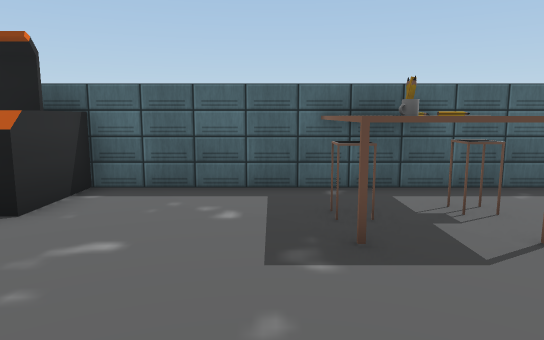
View 1 (above)

20 first-person views from a walk through a Unity game level. The camera is 1.4 m above the floor, tilts 8° down and sees 70° across. The floor is counted in squares, 1 m on a side. Each view is taken from the middle of a square. On the plan, view 1 faces up. The plan holds only what a view shows up to about 16 squares ahead; the rest is blank. The place goes on beyond the plan. The player is left out. Some surface patterns are stand-ins.

View 2
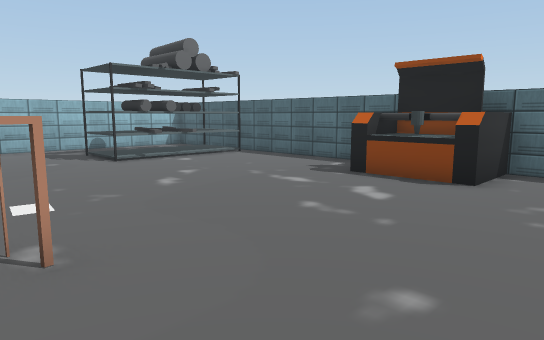

View 3
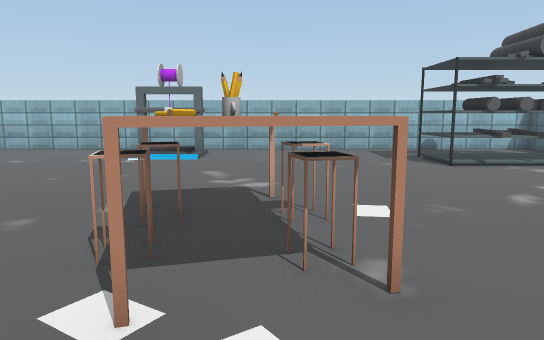

View 4
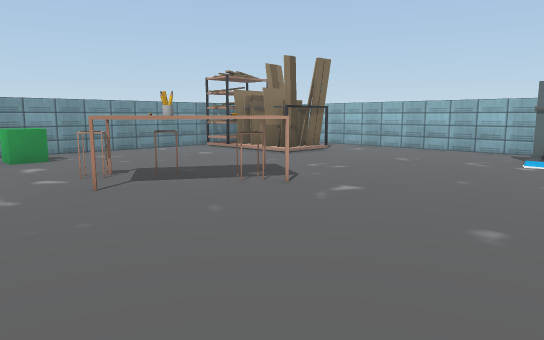

View 5
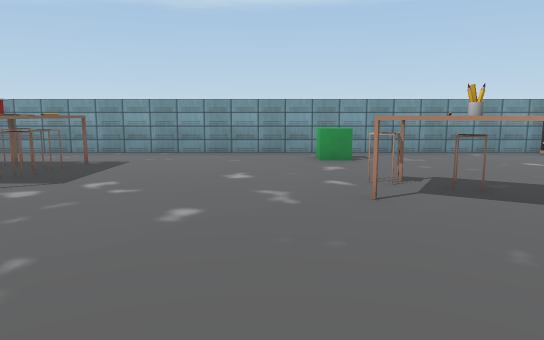

View 6
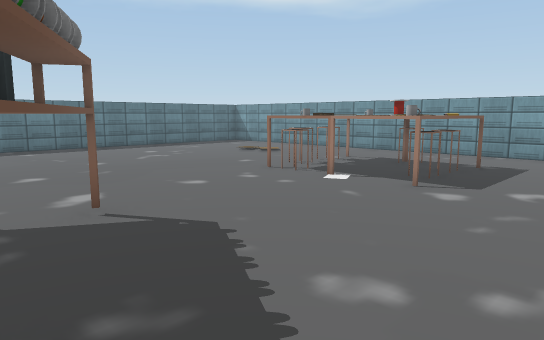

View 7
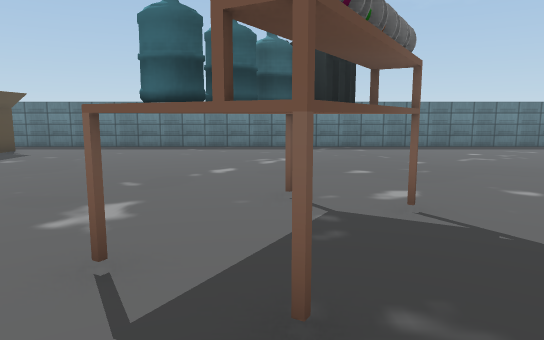

View 8
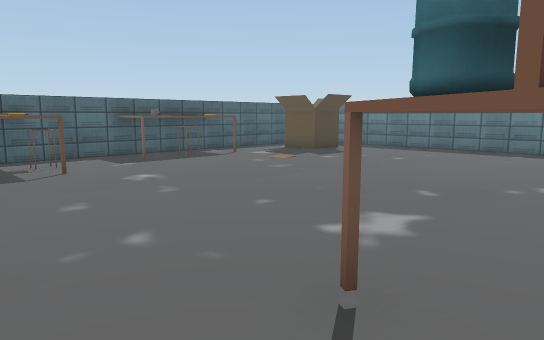

View 9
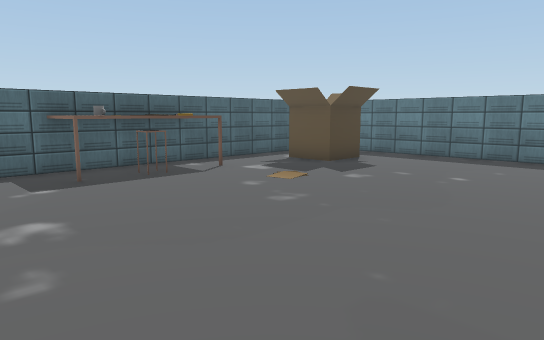

View 10
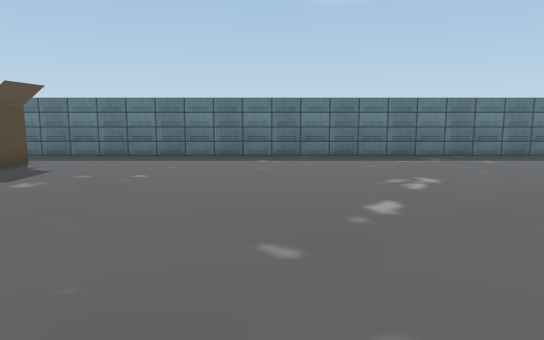

View 11
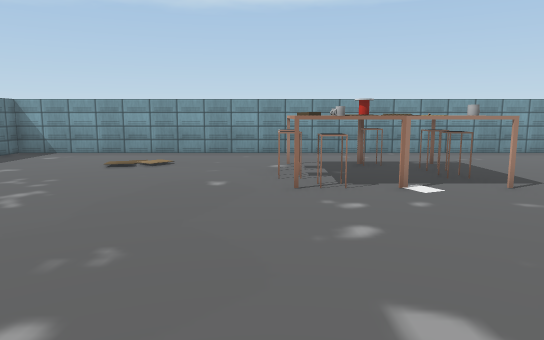

View 12
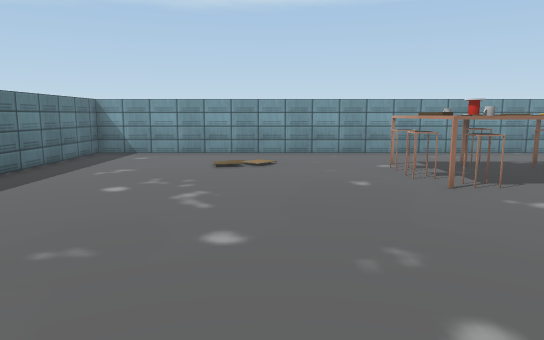

View 13
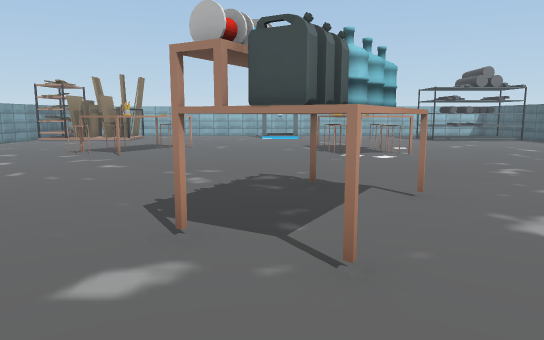

View 14
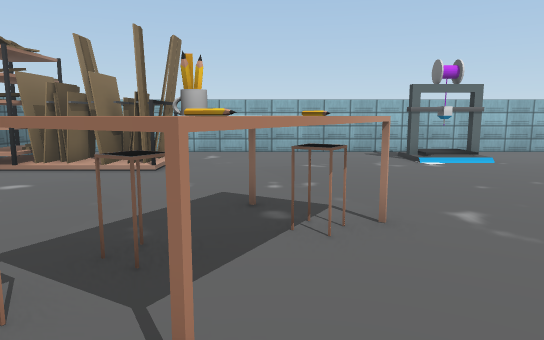

View 15
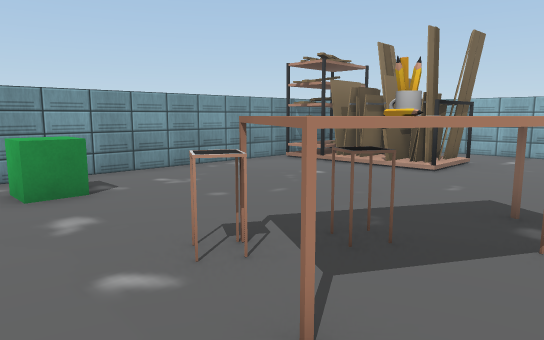

View 16
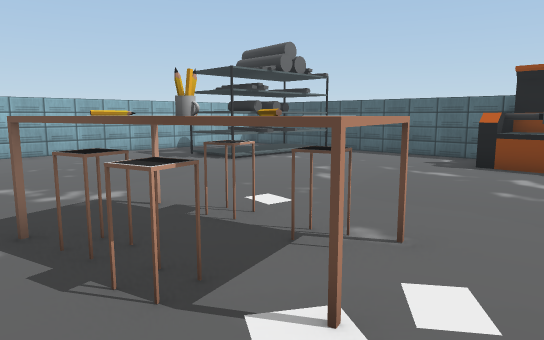

View 17
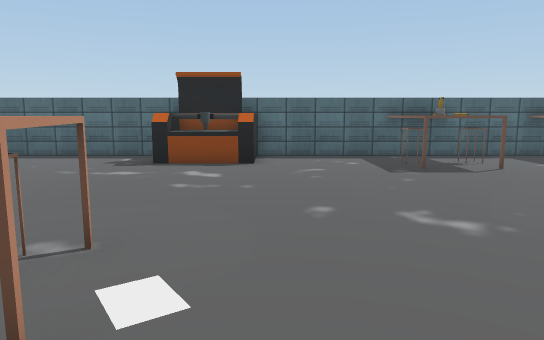

View 18
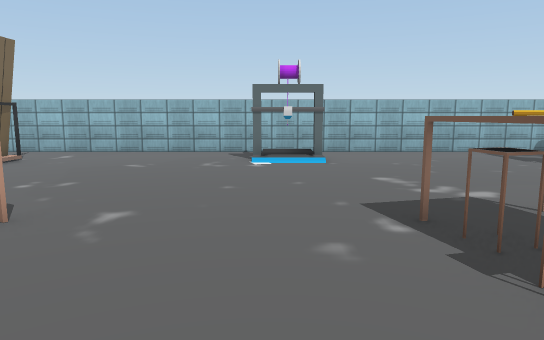

View 19
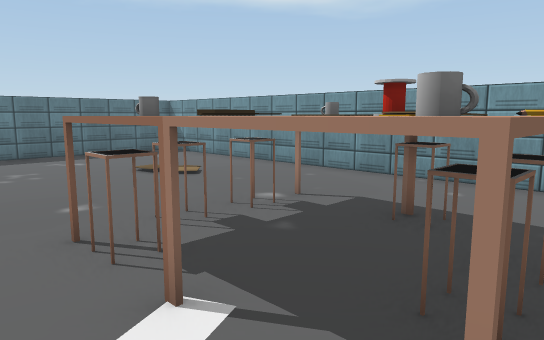

View 20
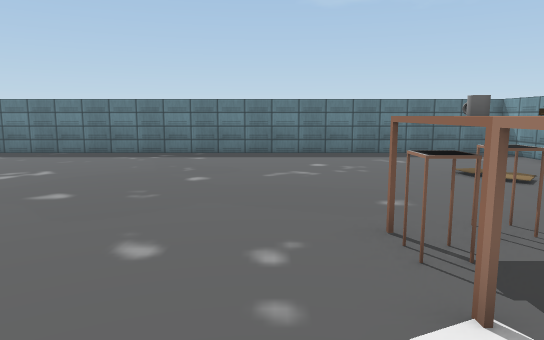

### Floor plan
Points are (right, up) in squares from view 1. A wall is a line through its corners. A room is listed if a view was taken in it or the views show most of it. See-through windows are left out.
Room 1 (views 1, 2, 3, 4, 5, 6, 7, 8, 9, 10, 11, 12, 13, 14, 15, 16, 17, 18, 19, 20)
walls: (-6.1, 7.5) (-13.4, 7.5); (-13.1, -20.5) (16.5, -20.5) (16.5, 5.6); (14.5, 7.5) (-4.4, 7.5); (-17, 7.5) (-18, 7.5) (-18, -18.9); (-16.6, -20.5) (-15.1, -20.5)
objects: other object (-16, -8) to (-15, -5); shelf (-15, 2) to (-12, 7); table (-9, -14) to (-5, -11); table (-8, -5) to (-5, -2); other object (-6, 5) to (-4, 7); green cube (-5, -19) to (-5, -18); shelf (1, -8) to (6, -4); table (1, 4) to (3, 7); table (2, -17) to (4, -14); table (5, -17) to (7, -14); table (6, 6) to (10, 7); other object (13, 4) to (14, 6)
Room 2 (no view inside)
walls: (-15.1, -20.5) (-13.1, -20.5)
objects: shelf (-15, -20) to (-13, -15)

Positions as (right, up) in squares from view 1, and headings:
1: (0, 0), facing up
2: (-1, -3), facing up-left
3: (-2, -3), facing left
4: (-2, -5), facing down-left
5: (-3, -6), facing down
6: (-1, -6), facing down-right
7: (-1, -6), facing right
8: (0, -6), facing up-right
9: (3, -3), facing up-right
10: (3, -3), facing right
11: (7, -6), facing down
12: (10, -6), facing down
13: (9, -7), facing left
14: (-3, -12), facing left
15: (-3, -11), facing down-left
16: (-3, -6), facing up-left
17: (-3, -6), facing up
18: (-3, -7), facing left
19: (2, -12), facing down-right
20: (2, -12), facing right
